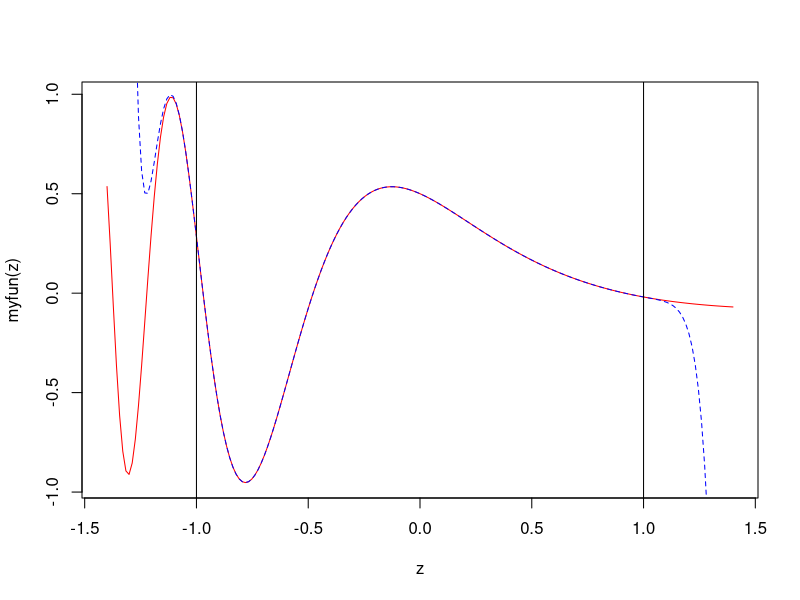
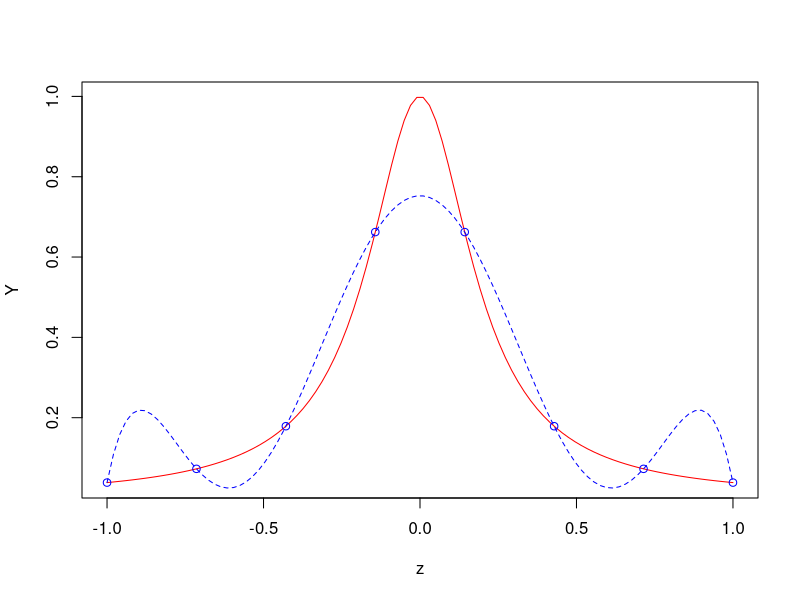
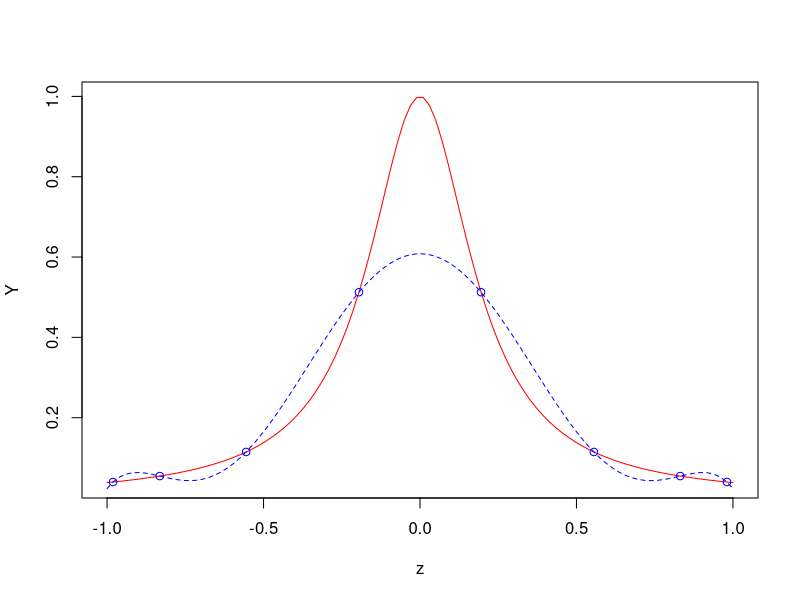
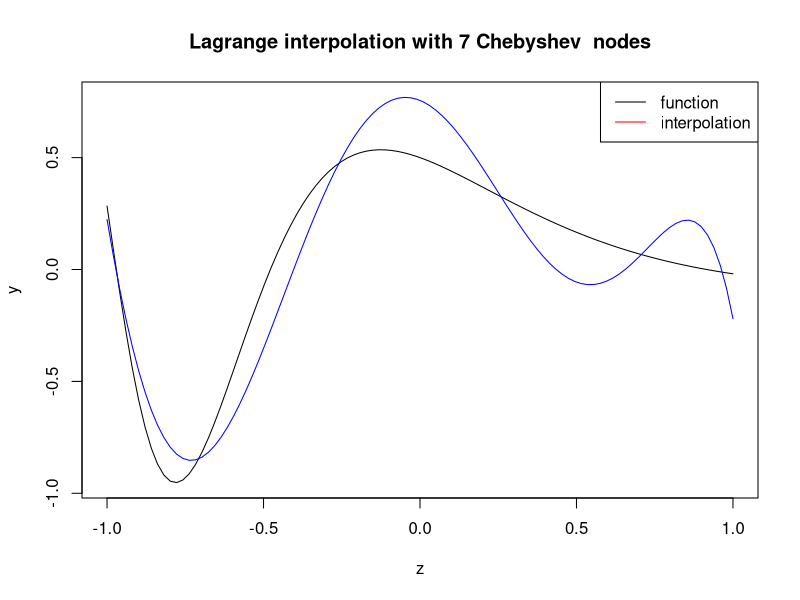
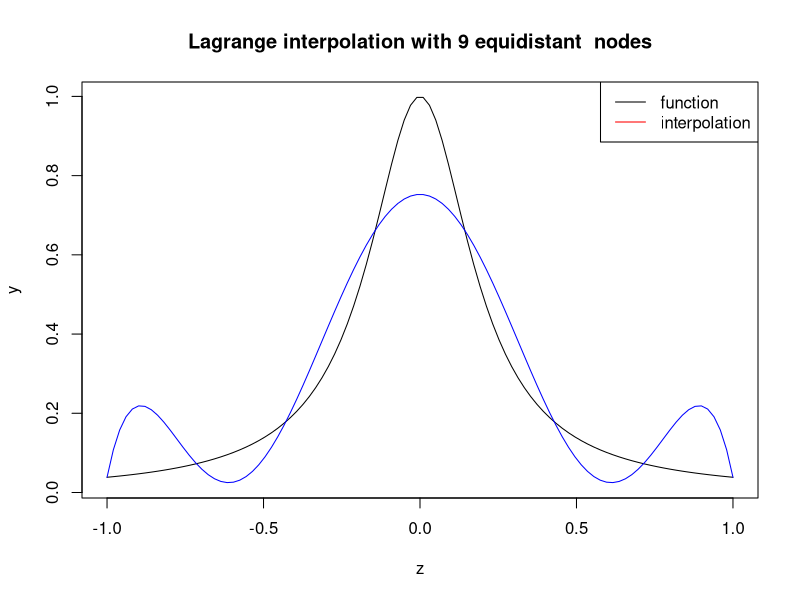
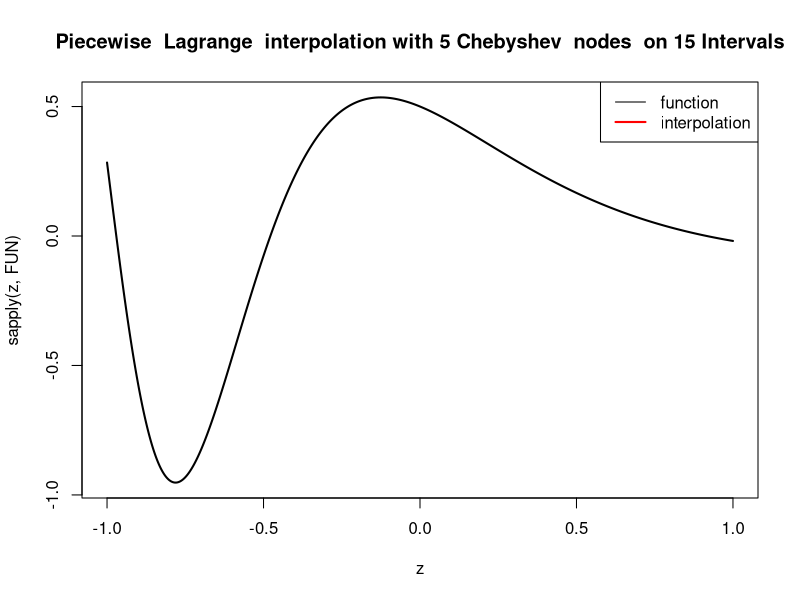
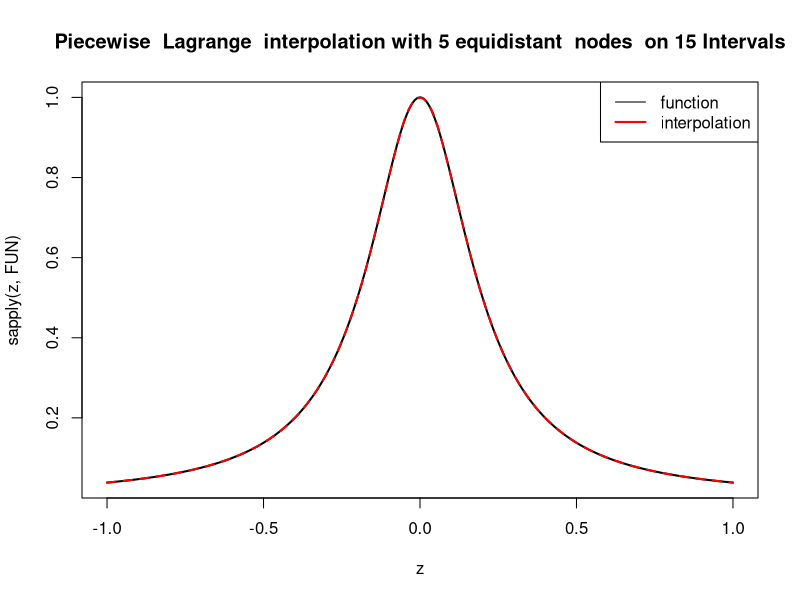

Recreate these plots in R, in order.
#' ---
#' title: "MACS205 : TD2"
#' output: html_document
#' author: Régis Gourdel
#' ---
#' 
#' **Exercice 1**
#' 
#' *1/*
#' On montre par récurrence avec le théorème de Rolle que pour tout $k \in \mathbf{N}_p$, $g^{(k)}$ s'annule $p + 1 - k$ fois.
#' En effet, entre chaque paire de zéros de $g^{(k)}$ on trouve un zéro de $g^{(k + 1)}$ d'après le théorème de Rolle.
#' 
#' Le résultat pour l'ordre $p$ est alors celui recherché.
#' 
#' *2/*
#' Pour tout $x \in \{ x_0,\ldots, x_n \}$ on a $f(x) - L_n f(x) = 0$ donc la formule (1) est vérifiée en prenant le $\xi_x$ donné par la question précédente.
#' 
#' *3/*
#' On a
#' $$L_{n + 1}f - L_n f = \sum_{i = 0}^{n + 1} f(x_i) l_i - \sum_{i = 0}^{n} f(x_i) l_i = f(x_{i + 1}) l_{i + 1} = c \omega_{n + 1}\ .$$
#' avec $c = \frac{f(x_{i + 1})}{ \prod_{i = 0}^{n} x_{n + 1} - x_i }$.
#' 
#' *4/*
#' D'après la question 2, la fonction $g$ s'annule en $n + 1$ points.
#' En lui appliquant le résultat du lemme 1 il vient donc $\exists \xi \in [ \min(x_0,x), \max(x_0,x)], g^{(n + 1)}(\xi) = 0$.
#' En remarquant que $g = f - L_n f - c \omega_{n + 1}$ on obtient donc le résultat voulu.
#' 
#' *5/*
#' On sait que $L_n f$ est un polynôme de degré $n$, d'où $(L_n f)^{(n + 1)}(\xi) = 0$.
#' De plus $\omega_{n + 1}$ est de degré $n + 1$, donc $\omega_{n + 1}^{(n + 1)}$ est constant égal à $(n + 1)!$.
#' Il vient donc $c = \frac{f^{(n + 1)}(\xi)}{(n + 1)!}$.
#' 
#' *6/*
#' On a
#' $$E_n f = L_{n + 1} f - L_n f $$
#' 
#' 
#' **Exercice 3**
#' 
#' *1/*
#' Le résultat est immédiat en considérant la décomposition dans le base de Newton puisque $\omega_k$ est le seul polynôme dans la décomposition de degré au moins $k$.
#' 
#' *2/*
#' Un calcul immédiat montre $\forall 1 \leq i \leq k - 1, \tilde{p}_k(x_i) = f(x_i) = p_k(x_i)$.
#' On observe aussi que ce résultat est encore vrai pour $i = 0$ et $i = k$.
#' Donc $\tilde{p}_k$ et $p_k$ coïncident en $k + 1$ points.
#' Puisqu'ils sont de degré $k$ on en déduit $\tilde{p}_k = p_k$.
#' 
#' *3/*
#' Le résultat voulu s'obtient en prenant les coefficients dominant dans le résultat précédent.
#' 
#' *4/*
dividif = function(x,y){
  ## Newton's Divided differences
  ## @param x: a vector containing the interpolation nodes 
  ## @param y: a vector of same size as x:
  ##           values of the interpolated function at the nodes
  ## @return : a vector of same size as x:
  ##          the divided differences
  ##          \eqn{f_[x_0, ... x_k]} of order 'length(x) -1'.
  n = length(x) - 1 ## degree of the Lagrange polynomial
  d  = y
  for (j in 2:(n+1)) {
    d[j : (n + 1)] = (d[j : (n + 1)] - d[(j - 1) : n]) / (x[j  : (n + 1)] - x[1 : (n - j + 2)])
  }
  return(d)
}
#' 
#' 
#' **Exercice 4**
#' 
#' *1/*
eval = function(a,x){
  n = length(a) - 1
  if (n == 0) return(a[1])
  else{
    a[n] = a[n] + x*a[n + 1]
    return(eval(a[1:n], x))
  }
}

#' *2/*
hornerNewton = function(a,x,z){
  ## Horner's method: Evaluates  a polynom P at points z, given
  ## nodes x and the coefficients a of P in Newton's basis
  ##
  ## @param a : vector: the  coefficients of the polynomial in
  ##           Newton's basis
  ## @param x : the interpolation nodes. 
  ## @param z : vector of points where the polynom needs to be
  ##            evaluated. 
  ## @return  : a vector of same size as z: the value of the
  ##            polynomial at points z.
  n = length(x)
  f = a[n] * rep(1,length(z))
  if (n >= 2){
    for(i in 1:n-1){
      f = f * (z - x[n - i]) + a[n - i]
    }
  }
  return(f)
}

#' **Exercice 5**
interpolDividif = function(x,y,z){
  ## Efficient Lagrange interpolation using Horner's method with  
  ## Newton basis for evaluation
  ## @param x : vector containing the interpolation nodes 
  ## @param y : vector of same size as x: values of the interpolated
  ##            function at the nodes
  ## @param z : vector of points where the  interpolating polynomial
  ##            needs to be evaluated. 
  ## @return  : vector of same size as z: the value of the
  ##            interpolating polynomial at points z.
  d = dividif(x,y)
  return(hornerNewton(d,x,z))
}

myfun = function(x){ cos(5*x/(2 + x)) / (1 + (1 + x)^2) }
n = 20
x = seq(-1,1,length.out = n)
z = seq(-1.4,1.4,length.out = 10*n)
val = interpolDividif(x,myfun(x),z)

plot(z, myfun(z), type = 'l', col="red")
lines(z, val, type = 'l', col="blue", lty = 2)
abline(v = -1)
abline(v = 1)

#' **Exercice 6**
funRunge = function(x){ 1/(1 + (5*x)^2) }

#' *1/*
n = 8
m = 100
x = seq(-1,1,length.out = n)
x
z = seq(-1,1,length.out = m)
val = interpolDividif(x, funRunge(x), z)

Y = funRunge(z)
plot(z, Y, type = 'l', col="red")
lines(z, val, type = 'l', col="blue", lty = 2)
lines(x, funRunge(x), type = 'p', col="blue")

#' *2/*
xtche = sapply( pi/n*seq(0, (n-1)) + pi/(2*n), cos )

val = interpolDividif(xtche, funRunge(xtche), z)
plot(z, Y, type = 'l', col="red")
lines(z, val, type = 'l', col="blue", lty = 2)
lines(xtche, funRunge(xtche), type = 'p', col="blue")

#' **Exercice 7**
#' 
#' *1/*
interpolLagrange = function(n, a, b, neval, nodes = 'equi', FUN, Plot){
    ## Generic Lagrange interpolation, with equidistant or Chebyshev nodes. 
    ## @param n : the degree of the interpolating polynomial on each
    ## subinterval
    ## @param a : left end-point of the interval
    ## @param b : right end-point of the interval
    ## @param neval :number of evaluation points (a regular grid will be
    ## used on [a,b]
    ## @param nodes :string, either "equi" (default) for equidistant
    ## Lagrange interpolation (on each subinterval) or "cheby" for
    ## using Chebyshev nodes.
    ## @param FUN: the function to be interpolated 
    ## @param Plot : logical. Setting 'Plot' to TRUE produces a plot
    ## showing the graph of
    ## the true functions and its interpolation.  
    ## @return : vector of size 'neval': the values of the Lagrange
    ## polynomial on an equi-distant grid.
    if (nodes == "equi"){
        x = seq(a,b,length.out = n)
    }
    else if (nodes == "cheby"){
        rtche = function(t) { cos((2*t - 1)*pi/2/n) }
        x = rtche(seq(1:n)) * (b - a)/2 + (a + b)/2
    }
    else{stop("the nodes must be either 'equi' or 'cheby'") }
    
    z = seq(a,b,length.out = neval)
    f = interpolDividif(x, FUN(x), z)
    
    if( Plot ){
        if (nodes == "equi"){ methodName = " equidistant "}
        else { methodName = " Chebyshev "}
        
        y = sapply(z,FUN)
        plot(z, y, type="l", ylim=range(c(y,f)) )
        title(main = paste("Lagrange interpolation with ",
                           toString(n+1), methodName,
                           " nodes", sep=""))
        lines(z,f, col = 'blue') 
        legend('topright',
               legend=c('function','interpolation'),
               col = c('black','red'),
               lwd=1)
    }
    return(f)
}

#' *2/*
#' Test :
a = interpolLagrange(6,-1,1,100,'cheby',myfun,TRUE)
a = interpolLagrange(8,-1,1,100,'equi',funRunge,TRUE)


#' **Exercice 8**
#' 
#' *1/*
#' TODO
#' 
#' *2/*
piecewiseInterpol = function(n,nInt,a,b,neval, nodes = "equi", FUN, Plot){
    ## @param n : the degree of the interpolating polynomial on each
    ## subinterval
    ## @param nInt :  the number of sub-intervals
    ## @param a, b : endpoints of the interval
    ## @param neval : the number of points on the interpolating grid (on
    ## each subinterval)
    ## @param nodes : string, either "equi" (default) for equidistant
    ## Lagrange interpolation (on each subinterval) or "cheby" for
    ## chebyshev nodes.
    ## @param FUN the function to be interpolated
    ## @param Plot : logical. Should the result be plotted ?
    ## @return : a matrix with 2 rows and neval * nInt -neval + 1:
    ## values of the interpolated funtion on a regular grid (first row)
    ## and the corresponding abscissas (second row).
    
    intEndPoints = seq(a,b,length.out = nInt+1)
    f = c()
    z = c()
    if (nodes == "equi"){
        x = seq(-1,1,length.out = n)
    }
    else if (nodes == "cheby"){
        rtche = function(t) { cos((2*t - 1)*pi/2/n) }
        x = rtche(seq(1:m))
    }
    for (m in 1:nInt){
        A = intEndPoints[m]; B = intEndPoints[m+1]
        xm = x * (B - A)/2 + (A + B)/2
        zm = seq(A, B, length.out = neval)
        fm = interpolDividif(xm, FUN(xm), zm)
        if( m >= 2){
            ## remove first element of zm, fm to avoid
            ## duplicate values of the  interpolating vector
            zm = zm[2:neval]
            fm = fm[2:neval]
        }
        z = c(z,zm)
        f = c(f,fm)
    }
    if (Plot == 1){
        if (nodes == "equi") {methodName = " equidistant "}
        else  {methodName = " Chebyshev "}
        plot(z, sapply(z,FUN),type="l", lwd = 2)
        title(main = paste("Piecewise  Lagrange  interpolation with ",
                           toString(n+1), methodName, " nodes  on ",
                           toString(nInt), " Intervals", sep=""))
        lines(z,f, col='red', lwd=2, lty = 2)
        legend('topright', legend = c('function','interpolation'),
               lwd=c(1,2), col=c('black','red'))
    }
    return(rbind(f,z))
}

#' Test
a = piecewiseInterpol(4,15,-1,1,100,'cheby',myfun,TRUE)
a = piecewiseInterpol(4,15,-1,1,100,'equi',funRunge,TRUE)